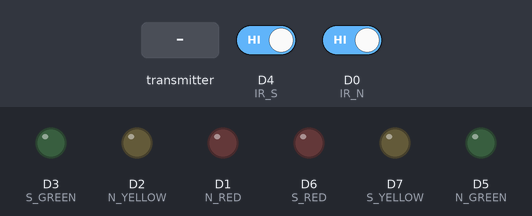
Bench run of a sketch on a simulated ESP8266 (NodeMCU). Shown: output pins drawn as LEDs (lit = HIGH). Inputs (shaded band) come from the test bench; at power-on: D4 (IR_S) HIGH, D0 (IR_N) HIGH. WiFi joins after 1.5 s; servers stay silent unless stated; what the sketch prints to the serial monitor is not drawn.

Above: at 0.1 s.
At 2.7 s:
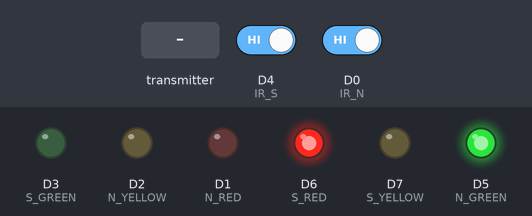
2.8 s: the transmitter starts sending emergency = 0
At 5.4 s:
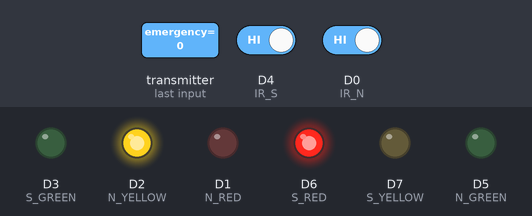
Timing chart, 0 to 16.5 s (numbered marks = the images above; inputs shaded):
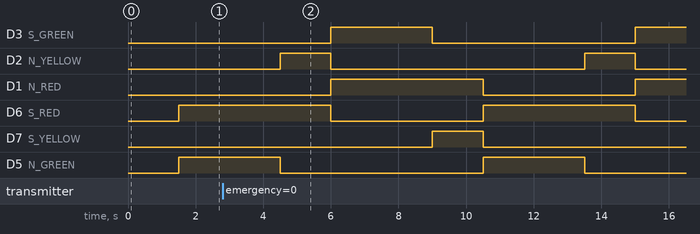

Measured:
- by itself, D2 (N_YELLOW): alternates HIGH for 1.5 s and LOW for 7.5 s

The sketch:

Traffic_Controller.ino
```cpp
// ================= TRAFFIC CONTROLLER NODEMCU =================
// 2-WAY Traffic Light (North–South)
// Density-Based Control using IR Sensors
// Emergency Override + ThingSpeak Upload (FINAL VERSION)

// -------------------------------------------------------------

#include <ESP8266WiFi.h>
#include <espnow.h>

// ---------------- WIFI SETTINGS ----------------
const char* WIFI_SSID = "soso";
const char* WIFI_PASS = "Nesreen2004Soso";

// ---------------- THINGSPEAK SETTINGS ----------------
const char* TS_HOST = "api.thingspeak.com";
String TS_WRITE_KEY = "MW4I92HSGZ5QAV5Z";

// ---------------- TRAFFIC LIGHT PINS ----------------
// NORTH
const int N_RED    = D1;
const int N_YELLOW = D2;
const int N_GREEN  = D5;

// SOUTH
const int S_RED    = D6;
const int S_YELLOW = D7;
const int S_GREEN  = D3;

// ---------------- IR SENSOR PINS ----------------
const int IR_N = D0;   // North density sensor
const int IR_S = D4;   // South density sensor

// ---------------- TIMING (ms) ----------------
const unsigned long GREEN_TIME    = 3000;
const unsigned long YELLOW_TIME   = 1500;
const unsigned long DENSITY_TIME  = 2000;
const unsigned long DENSITY_EXTRA = 4000;

// ---------------- STATE ----------------
bool emergencyActive = false;
bool northTurn = true;
bool inYellow = false;

unsigned long phaseStart = 0;
unsigned long phaseDuration = 0;

// ---------------- DENSITY STATE ----------------
unsigned long northBlockedSince = 0;
unsigned long southBlockedSince = 0;

bool northDense = false;
bool southDense = false;

// ---------------- THINGSPEAK EXTRA DATA ----------------
// field3, field4, field5
int currentGreenDirection = 0;      // 0 = North, 1 = South
unsigned long currentGreenTime = 0; // ms
int systemMode = 0;                 // 0=NORMAL, 1=DENSE, 2=EMERGENCY

// ---------------- ESP-NOW STRUCT ----------------
typedef struct {
  int emergency;
} messageData;

// ---------------- ESP-NOW RECEIVE ----------------
void onDataRecv(uint8_t *mac, uint8_t *data, uint8_t len) {
  messageData msg;
  memcpy(&msg, data, sizeof(msg));
  emergencyActive = (msg.emergency == 1);

  Serial.print("🚨 Emergency received: ");
  Serial.println(emergencyActive);
}

// ---------------- WIFI CONNECT ----------------
void connectWiFi() {
  WiFi.mode(WIFI_STA);
  WiFi.begin(WIFI_SSID, WIFI_PASS);

  Serial.print("Connecting to WiFi");
  while (WiFi.status() != WL_CONNECTED) {
    delay(500);
    Serial.print(".");
  }

  Serial.println("\n✔ WiFi Connected");
  Serial.println(WiFi.localIP());
}

// ---------------- THINGSPEAK UPLOAD ----------------
unsigned long lastUpload = 0;

void uploadThingSpeak() {
  if (millis() - lastUpload < 20000) return;
  lastUpload = millis();

  WiFiClient client;
  if (!client.connect(TS_HOST, 80)) {
    Serial.println("❌ ThingSpeak connection failed");
    return;
  }

  String postData = "api_key=" + TS_WRITE_KEY;

  // KEEP YOUR OLD DATA (field1 & field2)
  postData += "&field1=0";
  postData += "&field2=0";

  // NEW DATA
  postData += "&field3=" + String(currentGreenDirection);
  postData += "&field4=" + String(currentGreenTime);
  postData += "&field5=" + String(systemMode);

  Serial.println("========== THINGSPEAK UPLOAD ==========");
  Serial.print("Green Direction : ");
  Serial.println(currentGreenDirection == 0 ? "NORTH" : "SOUTH");

  Serial.print("Green Time (ms) : ");
  Serial.println(currentGreenTime);

  Serial.print("System Mode     : ");
  if (systemMode == 0) Serial.println("NORMAL");
  else if (systemMode == 1) Serial.println("DENSE");
  else Serial.println("EMERGENCY");

  client.println("POST /update HTTP/1.1");
  client.println("Host: api.thingspeak.com");
  client.println("Connection: close");
  client.println("Content-Type: application/x-www-form-urlencoded");
  client.print("Content-Length: ");
  client.println(postData.length());
  client.println();
  client.print(postData);

  client.stop();
  Serial.println("📊 ThingSpeak updated");
  Serial.println("======================================");
}

// ---------------- LIGHT CONTROL ----------------
void setNorthGreen() {
  digitalWrite(N_GREEN, HIGH);
  digitalWrite(N_YELLOW, LOW);
  digitalWrite(N_RED, LOW);

  digitalWrite(S_GREEN, LOW);
  digitalWrite(S_YELLOW, LOW);
  digitalWrite(S_RED, HIGH);

  currentGreenDirection = 0;
}

void setSouthGreen() {
  digitalWrite(S_GREEN, HIGH);
  digitalWrite(S_YELLOW, LOW);
  digitalWrite(S_RED, LOW);

  digitalWrite(N_GREEN, LOW);
  digitalWrite(N_YELLOW, LOW);
  digitalWrite(N_RED, HIGH);

  currentGreenDirection = 1;
}

void setNorthYellow() {
  digitalWrite(N_GREEN, LOW);
  digitalWrite(N_YELLOW, HIGH);
}

void setSouthYellow() {
  digitalWrite(S_GREEN, LOW);
  digitalWrite(S_YELLOW, HIGH);
}

// ---------------- SETUP ----------------
void setup() {
  Serial.begin(115200);

  pinMode(N_RED, OUTPUT);
  pinMode(N_YELLOW, OUTPUT);
  pinMode(N_GREEN, OUTPUT);
  pinMode(S_RED, OUTPUT);
  pinMode(S_YELLOW, OUTPUT);
  pinMode(S_GREEN, OUTPUT);

  pinMode(IR_N, INPUT_PULLUP);
  pinMode(IR_S, INPUT_PULLUP);

  connectWiFi();

  if (esp_now_init() != 0) {
    Serial.println("❌ ESP-NOW init failed");
    return;
  }

  esp_now_set_self_role(ESP_NOW_ROLE_SLAVE);
  esp_now_register_recv_cb(onDataRecv);

  setNorthGreen();
  currentGreenTime = GREEN_TIME;
  systemMode = 0;

  phaseStart = millis();
  phaseDuration = GREEN_TIME;

  Serial.println("🚦 Traffic Controller READY");
}

// ---------------- LOOP ----------------
void loop() {

  // ---------- DENSITY DETECTION ----------
  bool irN = digitalRead(IR_N);
  bool irS = digitalRead(IR_S);

  if (irN == LOW) {
    if (northBlockedSince == 0) northBlockedSince = millis();
    if (millis() - northBlockedSince >= DENSITY_TIME) northDense = true;
  } else {
    northBlockedSince = 0;
    northDense = false;
  }

  if (irS == LOW) {
    if (southBlockedSince == 0) southBlockedSince = millis();
    if (millis() - southBlockedSince >= DENSITY_TIME) southDense = true;
  } else {
    southBlockedSince = 0;
    southDense = false;
  }

  uploadThingSpeak();

  // ---------- EMERGENCY MODE ----------
  if (emergencyActive) {
    systemMode = 2;
    currentGreenTime = GREEN_TIME;
    setNorthGreen();
    return;
  }

  // ---------- TRAFFIC PHASE CONTROL ----------
  unsigned long now = millis();
  if (now - phaseStart < phaseDuration) return;

  phaseStart = now;

  if (!inYellow) {
    inYellow = true;
    phaseDuration = YELLOW_TIME;
    if (northTurn) setNorthYellow();
    else setSouthYellow();
  }
  else {
    inYellow = false;
    northTurn = !northTurn;

    if (northTurn) {
      setNorthGreen();
      currentGreenTime = GREEN_TIME + (northDense ? DENSITY_EXTRA : 0);
      systemMode = northDense ? 1 : 0;
      phaseDuration = currentGreenTime;
    } else {
      setSouthGreen();
      currentGreenTime = GREEN_TIME + (southDense ? DENSITY_EXTRA : 0);
      systemMode = southDense ? 1 : 0;
      phaseDuration = currentGreenTime;
    }
  }
}
```
